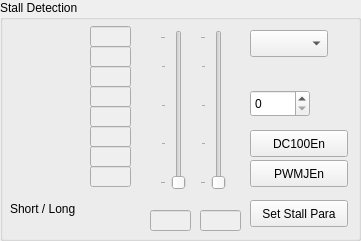
       <widget class="QGroupBox" name="groupBox_5">
        <property name="geometry">
         <rect>
          <x>360</x>
          <y>20</y>
          <width>361</width>
          <height>241</height>
         </rect>
        </property>
        <property name="title">
         <string>Stall Detection</string>
        </property>
        <widget class="QComboBox" name="comboBoxMinSamples">
         <property name="geometry">
          <rect>
           <x>250</x>
           <y>30</y>
           <width>78</width>
           <height>27</height>
          </rect>
         </property>
        </widget>
        <widget class="QLabel" name="label_7">
         <property name="geometry">
          <rect>
           <x>10</x>
           <y>200</y>
           <width>91</width>
           <height>17</height>
          </rect>
         </property>
         <property name="text">
          <string>Short / Long</string>
         </property>
        </widget>
        <widget class="QLineEdit" name="lineEditDC100StEn">
         <property name="enabled">
          <bool>false</bool>
         </property>
         <property name="geometry">
          <rect>
           <x>90</x>
           <y>86</y>
           <width>41</width>
           <height>21</height>
          </rect>
         </property>
         <property name="font">
          <font>
           <pointsize>11</pointsize>
          </font>
         </property>
        </widget>
        <widget class="QLineEdit" name="lineEditDelStallHi">
         <property name="enabled">
          <bool>false</bool>
         </property>
         <property name="geometry">
          <rect>
           <x>90</x>
           <y>126</y>
           <width>41</width>
           <height>21</height>
          </rect>
         </property>
         <property name="font">
          <font>
           <pointsize>11</pointsize>
          </font>
         </property>
        </widget>
        <widget class="QPushButton" name="pushButtonDC100En">
         <property name="enabled">
          <bool>true</bool>
         </property>
         <property name="geometry">
          <rect>
           <x>250</x>
           <y>130</y>
           <width>98</width>
           <height>27</height>
          </rect>
         </property>
         <property name="autoFillBackground">
          <bool>false</bool>
         </property>
         <property name="text">
          <string>DC100En</string>
         </property>
         <property name="checkable">
          <bool>true</bool>
         </property>
         <property name="checked">
          <bool>false</bool>
         </property>
         <property name="autoDefault">
          <bool>false</bool>
         </property>
         <property name="default">
          <bool>false</bool>
         </property>
         <property name="flat">
          <bool>false</bool>
         </property>
        </widget>
        <widget class="QSlider" name="verticalSliderDelThr">
         <property name="geometry">
          <rect>
           <x>200</x>
           <y>30</y>
           <width>29</width>
           <height>160</height>
          </rect>
         </property>
         <property name="maximum">
          <number>15</number>
         </property>
         <property name="pageStep">
          <number>4</number>
         </property>
         <property name="orientation">
          <enum>Qt::Vertical</enum>
         </property>
         <property name="tickPosition">
          <enum>QSlider::TicksAbove</enum>
         </property>
         <property name="tickInterval">
          <number>4</number>
         </property>
        </widget>
        <widget class="QLineEdit" name="lineEditPWMJEn">
         <property name="enabled">
          <bool>false</bool>
         </property>
         <property name="geometry">
          <rect>
           <x>90</x>
           <y>66</y>
           <width>41</width>
           <height>21</height>
          </rect>
         </property>
         <property name="font">
          <font>
           <pointsize>11</pointsize>
          </font>
         </property>
        </widget>
        <widget class="QLineEdit" name="lineEditAbsThr">
         <property name="enabled">
          <bool>false</bool>
         </property>
         <property name="geometry">
          <rect>
           <x>150</x>
           <y>210</y>
           <width>41</width>
           <height>21</height>
          </rect>
         </property>
         <property name="font">
          <font>
           <pointsize>11</pointsize>
          </font>
         </property>
        </widget>
        <widget class="QLineEdit" name="lineEditMinSamples">
         <property name="enabled">
          <bool>false</bool>
         </property>
         <property name="geometry">
          <rect>
           <x>90</x>
           <y>106</y>
           <width>41</width>
           <height>21</height>
          </rect>
         </property>
         <property name="font">
          <font>
           <pointsize>11</pointsize>
          </font>
         </property>
        </widget>
        <widget class="QSpinBox" name="spinBoxFS2StallEN">
         <property name="geometry">
          <rect>
           <x>250</x>
           <y>90</y>
           <width>60</width>
           <height>27</height>
          </rect>
         </property>
         <property name="prefix">
          <string/>
         </property>
         <property name="maximum">
          <number>7</number>
         </property>
        </widget>
        <widget class="QLineEdit" name="lineEditDelStallLo">
         <property name="enabled">
          <bool>false</bool>
         </property>
         <property name="geometry">
          <rect>
           <x>90</x>
           <y>146</y>
           <width>41</width>
           <height>21</height>
          </rect>
         </property>
         <property name="font">
          <font>
           <pointsize>11</pointsize>
          </font>
         </property>
        </widget>
        <widget class="QLineEdit" name="lineEditAbsStall">
         <property name="enabled">
          <bool>false</bool>
         </property>
         <property name="geometry">
          <rect>
           <x>90</x>
           <y>166</y>
           <width>41</width>
           <height>21</height>
          </rect>
         </property>
         <property name="font">
          <font>
           <pointsize>11</pointsize>
          </font>
         </property>
        </widget>
        <widget class="QPushButton" name="pushButtonPWMJEn">
         <property name="enabled">
          <bool>true</bool>
         </property>
         <property name="geometry">
          <rect>
           <x>250</x>
           <y>160</y>
           <width>98</width>
           <height>27</height>
          </rect>
         </property>
         <property name="autoFillBackground">
          <bool>false</bool>
         </property>
         <property name="text">
          <string>PWMJEn</string>
         </property>
         <property name="checkable">
          <bool>true</bool>
         </property>
         <property name="checked">
          <bool>false</bool>
         </property>
         <property name="autoDefault">
          <bool>false</bool>
         </property>
         <property name="default">
          <bool>false</bool>
         </property>
         <property name="flat">
          <bool>false</bool>
         </property>
        </widget>
        <widget class="QLineEdit" name="lineEditDelThr">
         <property name="enabled">
          <bool>false</bool>
         </property>
         <property name="geometry">
          <rect>
           <x>200</x>
           <y>210</y>
           <width>41</width>
           <height>21</height>
          </rect>
         </property>
         <property name="font">
          <font>
           <pointsize>11</pointsize>
          </font>
         </property>
        </widget>
        <widget class="QSlider" name="verticalSliderAbsThr">
         <property name="geometry">
          <rect>
           <x>160</x>
           <y>30</y>
           <width>29</width>
           <height>160</height>
          </rect>
         </property>
         <property name="maximum">
          <number>15</number>
         </property>
         <property name="pageStep">
          <number>4</number>
         </property>
         <property name="orientation">
          <enum>Qt::Vertical</enum>
         </property>
         <property name="tickPosition">
          <enum>QSlider::TicksAbove</enum>
         </property>
         <property name="tickInterval">
          <number>4</number>
         </property>
        </widget>
        <widget class="QLineEdit" name="lineEditFS2StallEn">
         <property name="enabled">
          <bool>false</bool>
         </property>
         <property name="geometry">
          <rect>
           <x>90</x>
           <y>46</y>
           <width>41</width>
           <height>21</height>
          </rect>
         </property>
         <property name="font">
          <font>
           <pointsize>11</pointsize>
          </font>
         </property>
        </widget>
        <widget class="QLineEdit" name="lineEditDC100">
         <property name="enabled">
          <bool>false</bool>
         </property>
         <property name="geometry">
          <rect>
           <x>90</x>
           <y>26</y>
           <width>41</width>
           <height>21</height>
          </rect>
         </property>
         <property name="font">
          <font>
           <pointsize>11</pointsize>
          </font>
         </property>
        </widget>
        <widget class="QPushButton" name="pushButtonSetStall">
         <property name="geometry">
          <rect>
           <x>250</x>
           <y>200</y>
           <width>98</width>
           <height>27</height>
          </rect>
         </property>
         <property name="text">
          <string>Set Stall Para</string>
         </property>
        </widget>
       </widget>
